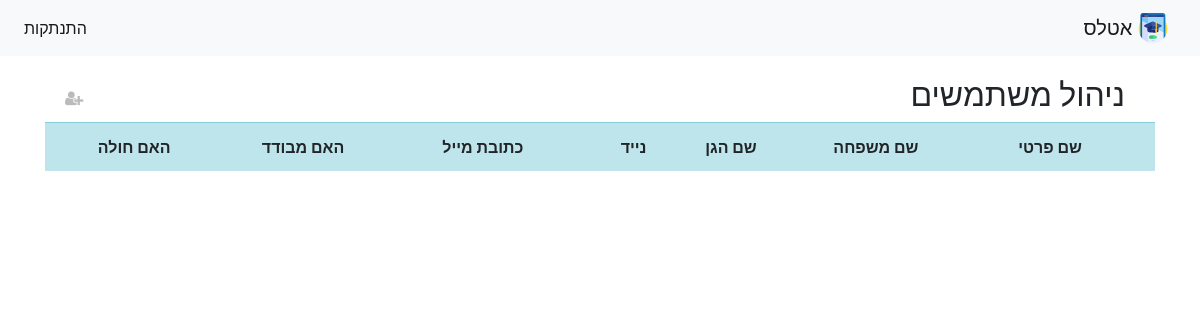
The app's page /sManageUsers/, older data.
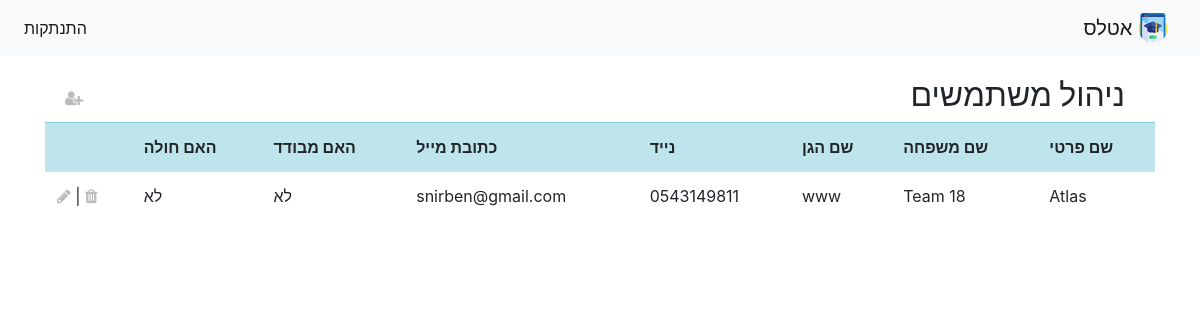
The same page, newer data.
### atlasapp/models.py (models this page shows)
class User(AbstractUser):
    ROLE = ((0, "Supervisor"),(1,"Gannet"),(2,"Child"))
    role = models.PositiveSmallIntegerField(choices=ROLE,default=2)
    mevodad = models.BooleanField(default=False)
    covid = models.BooleanField(default=False)
    name = models.CharField(max_length=50,null=False)
    lastname = models.CharField(max_length=50,null=False)
    phone = models.CharField(max_length=50,null=False)
    email = models.CharField(max_length=50,null=False)
    gan = models.ForeignKey(Gan,on_delete=models.CASCADE, null=True, blank=True)

class Gan(models.Model):
    name = models.CharField(max_length=200, null=False)
    def __str__(self):
        return '{}'.format(self.name)

### atlasapp/views.py (the view)
# urls.py: path('sManageUsers/', views.sManageUsers, name="sManageUsers"),
def sManageUsers(request):
    users = User.objects.all()
    context = {'users': users}
    return render(request, 'atlasapp/sManageUsers.html', context)

### atlasapp/templates/atlasapp/sManageUsers.html (shortened to what this page needs)
{% extends 'atlasapp/home.html' %}
{% load static %}
{% block content %}
<div class="container">
<div>
    <h2 class="headers">ניהול משתמשים</h2>
</div>
<div>
    <div class="btn-adduser">
        <a class="icons" href="{% url 'createUser'%}"><i class="fa fa-user-plus" aria-hidden="true"></i></a>
    </div>
     <table class="table table-center">
        <tr class="table-info">
            <th scope="col">שם פרטי</th>
            <th scope="col">שם משפחה</th>
            <th scope="col">שם הגן</th>
            <th scope="col">נייד</th>
            <th scope="col">כתובת מייל</th>
            <th scope="col">האם מבודד</th>
            <th scope="col">האם חולה</th>
            <th></th>
        </tr>
        {% for item in users %}
         {% if item.role == 1 %}
                <tr>
                    <td>
                        {{item.name}}
                    </td>
                    <td>
                        {{item.lastname}}
                    </td>
                    <td>
                        {{item.gan}}
                    </td>
                    <td>
                        {{item.phone}}
                    </td>
                    <td>
                        {{item.email}}
                    </td>
                    <td>
                        {% if item.mevodad == True %}
                            כן
                        {% else %}
                            לא
                        {% endif %}
                    </td>
                    <td>
                        {% if item.covid == True %}
                            כן
                        {% else %}
                            לא
                        {% endif %}
                    </td>
                    <td>
                        <a class="icons" href="{% url 'delete_user' item.id %}"><i class="fa fa-trash"></i></a> |
                        <a class="icons" href="{% url 'edituser' item.id %}"><i class="fa fa-pencil" aria-hidden="true"></i></a>
                    </td>
                </tr>
            {% endif %}
            {% endfor %}
    </table>
</div>
</div>
{% endblock %}

### atlasapp/templates/atlasapp/home.html (shortened to what this page needs)
{% load static %}
<!DOCTYPE html>
<html lang="he" dir="rtl">
<head>
    <link rel="stylesheet" href="https://stackpath.bootstrapcdn.com/bootstrap/4.4.1/css/bootstrap.min.css"
>
    <link href="{% static '/CSS/style.css' %}" rel="stylesheet">
    <link rel="stylesheet" href="https://stackpath.bootstrapcdn.com/font-awesome/4.7.0/css/font-awesome.min.css">
</head>
<body>
<nav class="navbar navbar-expand-lg navbar-light bg-light">
    <a class="navbar-brand" href="#">
        <img src="{% static '/images/online-class.svg' %}" width="30" height="30" class="d-inline-block align-top"
             alt="">
        אטלס
    </a>
    <ul class="navbar-nav mr-auto ">
        <li class="nav-item active">
            <a class="nav-link" href="{% url 'logout' %}">התנתקות</a>
        </li>
    </ul>
</nav>
{% block content %}
{% endblock %}
</body>
</html>

### static/CSS/style.css (style rules this page uses)
.headers { padding-right: 30px; padding-top: 20px; float: right; font-family: 'Rubik', sans-serif; }
.btn-adduser { padding-left: 20px; padding-top: 30px; float: left; }
.icons { color: #bbbbbb; }

Row changes from the older to the newer data that the page shows:
now on this page (row edited): User: name "Atlas", lastname "Team 18", gan "www", phone "0543149811", email "snirben@gmail.com", mevodad "לא", covid "לא"
